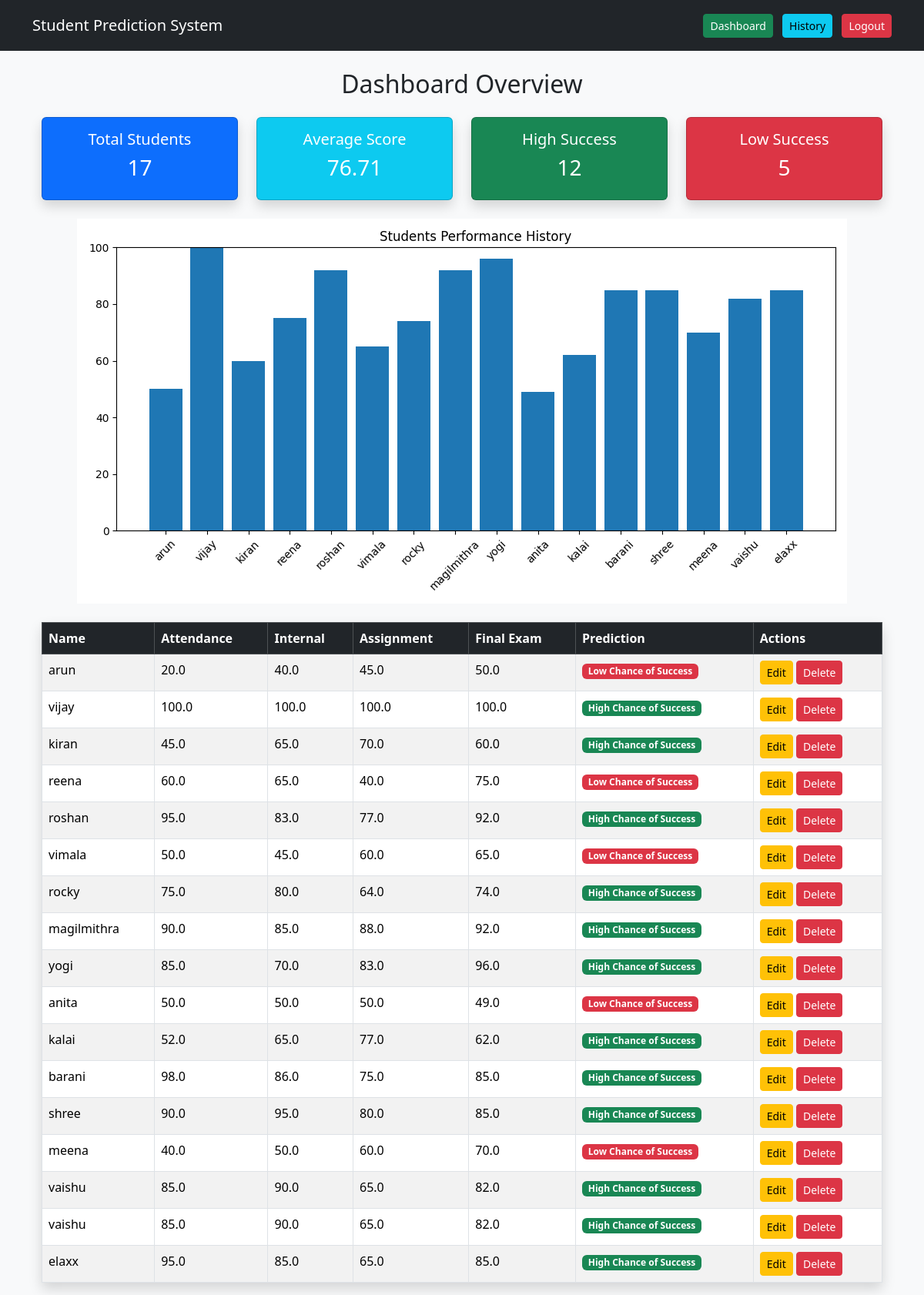
Page /history/ (signed in) on the committed database.
### students/models.py (models this page shows, shortened)
class Student(models.Model):
    name = models.CharField(max_length=100)
    attendance = models.FloatField()
    internal_marks = models.FloatField()
    assignment_score = models.FloatField()
    final_exam_score = models.FloatField()
    prediction_result = models.CharField(max_length=100)   # NEW FIELD

### students/views.py (the view, shortened to what this page needs)
# urls.py: path('history/', views.history, name='history'),
@login_required
def history(request):
    students = Student.objects.all()
    total_students = students.count()
    names = [student.name for student in students]
    scores = [student.final_exam_score for student in students]
    avg_score = round(sum(scores) / total_students, 2)
    high_count = students.filter(prediction_result="High Chance of Success").count()
    low_count = students.filter(prediction_result="Low Chance of Success").count()
    plt.figure(figsize=(10, 5))
    plt.bar(names, scores)
    plt.ylim(0, 100)
    plt.xticks(rotation=45)
    plt.title("Students Performance History")
    buffer = io.BytesIO()
    plt.tight_layout()
    plt.savefig(buffer, format='png')
    buffer.seek(0)
    image_png = buffer.getvalue()
    graph = base64.b64encode(image_png).decode('utf-8')
    buffer.close()
    plt.close()
    return render(request, "history.html", {
        "students": students,
        "graph": graph,
        "total_students": total_students,
        "avg_score": avg_score,
        "high_count": high_count,
        "low_count": low_count
    })

### students/templates/history.html (shortened to what this page needs)
{% extends "base.html" %}
{% block content %}
<div class="container">
    <h2 class="text-center mb-4">Dashboard Overview</h2>
    <div class="row mb-4 text-center">
        <div class="col-md-3">
            <div class="card bg-primary text-white shadow">
                <div class="card-body">
                    <h5>Total Students</h5>
                    <h3>{{ total_students }}</h3>
                </div>
            </div>
        </div>
        <div class="col-md-3">
            <div class="card bg-info text-white shadow">
                <div class="card-body">
                    <h5>Average Score</h5>
                    <h3>{{ avg_score }}</h3>
                </div>
            </div>
        </div>
        <div class="col-md-3">
            <div class="card bg-success text-white shadow">
                <div class="card-body">
                    <h5>High Success</h5>
                    <h3>{{ high_count }}</h3>
                </div>
            </div>
        </div>
        <div class="col-md-3">
            <div class="card bg-danger text-white shadow">
                <div class="card-body">
                    <h5>Low Success</h5>
                    <h3>{{ low_count }}</h3>
                </div>
            </div>
        </div>
    </div>
    {% if graph %}
    <div class="text-center mb-4">
        <img class="img-fluid">
    </div>
    {% endif %}
    {% if students %}
    <table class="table table-bordered table-striped shadow">
        <thead class="table-dark">
            <tr>
                <th>Name</th>
                <th>Attendance</th>
                <th>Internal</th>
                <th>Assignment</th>
                <th>Final Exam</th>
                <th>Prediction</th>
                <th>Actions</th>
            </tr>
        </thead>
        <tbody>
            {% for student in students %}
            <tr>
                <td>{{ student.name }}</td>
                <td>{{ student.attendance }}</td>
                <td>{{ student.internal_marks }}</td>
                <td>{{ student.assignment_score }}</td>
                <td>{{ student.final_exam_score }}</td>
                <td>
                    {% if student.prediction_result == "High Chance of Success" %}
                        <span class="badge bg-success">
                            {{ student.prediction_result }}
                        </span>
                    {% else %}
                        <span class="badge bg-danger">
                            {{ student.prediction_result }}
                        </span>
                    {% endif %}
                </td>
                <td>
                    <a href="{% url 'edit_student' student.id %}"
                       class="btn btn-warning btn-sm">
                       Edit
                    </a>
                    <a href="{% url 'delete_student' student.id %}"
                       class="btn btn-danger btn-sm"
                       onclick="return confirm('Are you sure you want to delete this student?');">
                       Delete
                    </a>
                </td>
            </tr>
            {% endfor %}
        </tbody>
    </table>
    {% else %}
        <p class="text-center">No student data available yet.</p>
    {% endif %}
</div>
{% endblock %}

### students/templates/base.html (shortened to what this page needs)
<!DOCTYPE html>
<html>
<head>
    <link href="https://cdn.jsdelivr.net/npm/bootstrap@5.3.2/dist/css/bootstrap.min.css" rel="stylesheet">
</head>
<body class="bg-light">
<nav class="navbar navbar-dark bg-dark p-3">
    <div class="container d-flex justify-content-between align-items-center">
        <span class="navbar-brand mb-0 h1">Student Prediction System</span>
        <div>
            <a href="{% url 'home' %}" class="btn btn-success btn-sm me-2">Dashboard</a>
            <a href="{% url 'history' %}" class="btn btn-info btn-sm me-2">History</a>
            <form method="POST" action="{% url 'logout' %}" style="display:inline;">
                <button type="submit" class="btn btn-danger btn-sm">
                    Logout
                </button>
            </form>
        </div>
    </div>
</nav>
<div class="container mt-4">
    {% block content %}{% endblock %}
</div>
</body>
</html>

### rows in the picture
Student: name "arun", attendance "20.0", internal_marks "40.0", assignment_score "45.0", final_exam_score "50.0", prediction_result "Low Chance of Success"
Student: name "vijay", attendance "100.0", internal_marks "100.0", assignment_score "100.0", final_exam_score "100.0", prediction_result "High Chance of Success"
Student: name "kiran", attendance "45.0", internal_marks "65.0", assignment_score "70.0", final_exam_score "60.0", prediction_result "High Chance of Success"
Student: name "reena", attendance "60.0", internal_marks "65.0", assignment_score "40.0", final_exam_score "75.0", prediction_result "Low Chance of Success"
Student: name "roshan", attendance "95.0", internal_marks "83.0", assignment_score "77.0", final_exam_score "92.0", prediction_result "High Chance of Success"
Student: name "vimala", attendance "50.0", internal_marks "45.0", assignment_score "60.0", final_exam_score "65.0", prediction_result "Low Chance of Success"
Student: name "rocky", attendance "75.0", internal_marks "80.0", assignment_score "64.0", final_exam_score "74.0", prediction_result "High Chance of Success"
Student: name "magilmithra", attendance "90.0", internal_marks "85.0", assignment_score "88.0", final_exam_score "92.0", prediction_result "High Chance of Success"
Student: name "yogi", attendance "85.0", internal_marks "70.0", assignment_score "83.0", final_exam_score "96.0", prediction_result "High Chance of Success"
Student: name "anita", attendance "50.0", internal_marks "50.0", assignment_score "50.0", final_exam_score "49.0", prediction_result "Low Chance of Success"
Student: name "kalai", attendance "52.0", internal_marks "65.0", assignment_score "77.0", final_exam_score "62.0", prediction_result "High Chance of Success"
Student: name "barani", attendance "98.0", internal_marks "86.0", assignment_score "75.0", final_exam_score "85.0", prediction_result "High Chance of Success"
Student: name "shree", attendance "90.0", internal_marks "95.0", assignment_score "80.0", final_exam_score "85.0", prediction_result "High Chance of Success"
Student: name "meena", attendance "40.0", internal_marks "50.0", assignment_score "60.0", final_exam_score "70.0", prediction_result "Low Chance of Success"
Student: name "vaishu", attendance "85.0", internal_marks "90.0", assignment_score "65.0", final_exam_score "82.0", prediction_result "High Chance of Success"
Student: name "vaishu", attendance "85.0", internal_marks "90.0", assignment_score "65.0", final_exam_score "82.0", prediction_result "High Chance of Success"
Student: name "elaxx", attendance "95.0", internal_marks "85.0", assignment_score "65.0", final_exam_score "85.0", prediction_result "High Chance of Success"

### other values in the picture
{{ total_students }} "17"
{{ avg_score }} "76.71"
{{ high_count }} "12"
{{ low_count }} "5"
